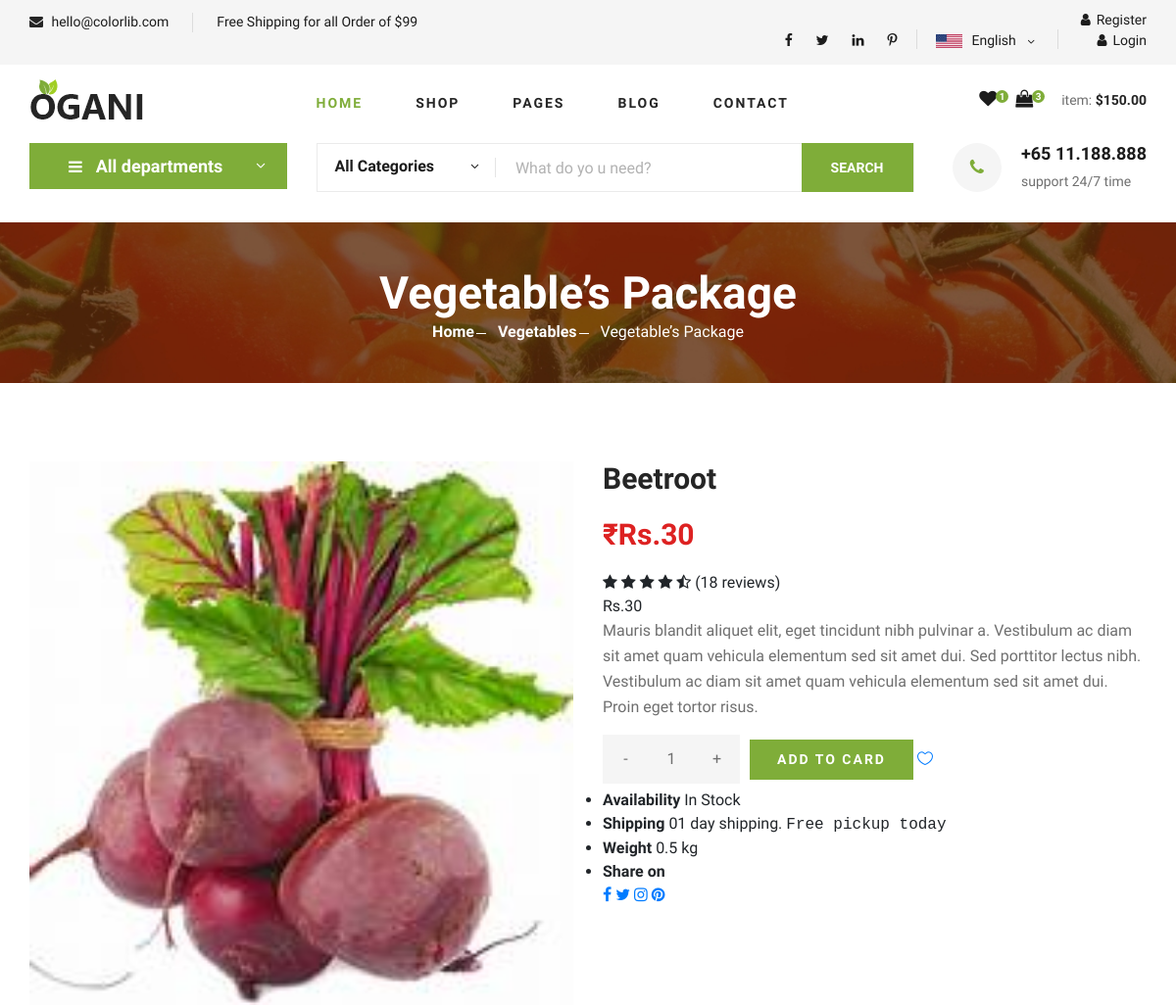
Page /details/1 (upper part) on the earlier database version.
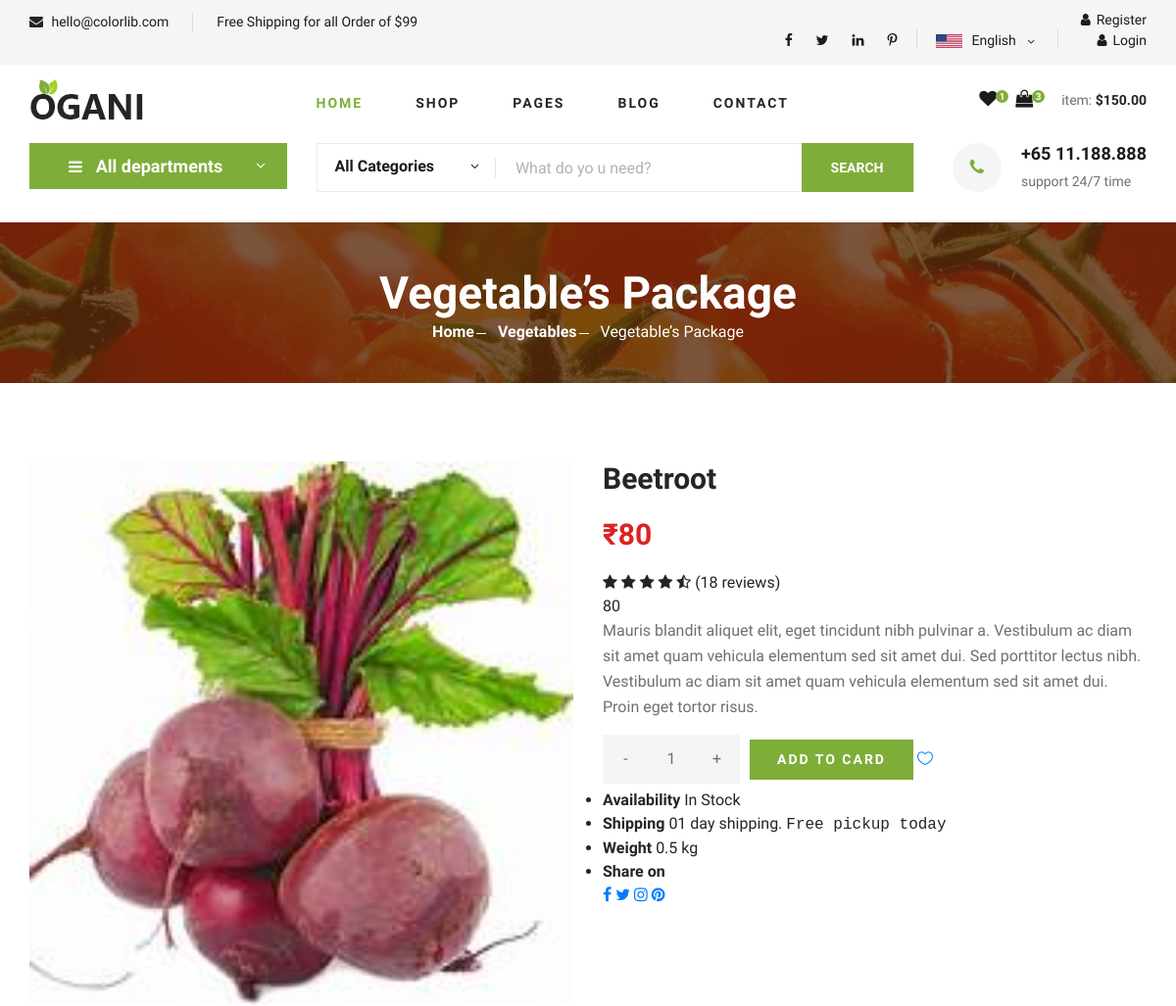
Same page on the later database version.
### myapp/models.py (models this page shows, shortened)
class product(models.Model):
    pname=models.CharField(max_length=30)
    price=models.IntegerField(max_length=20)
    image=models.ImageField(upload_to="image")
    department=models.ForeignKey(department,on_delete=models.CASCADE,blank=True,null=True)
    colorfilter=models.ForeignKey(colorfilter,on_delete=models.CASCADE,blank=True,null=True)
    size=models.ForeignKey(size,on_delete=models.CASCADE,blank=True,null=True)

### myapp/views.py (the view)
# urls.py: path('details/<int:id>', views.details, name='details'),
def details(request,id):
    uid=User.objects.all()
    col_id=colorfilter.objects.all()
    size_id=size.objects.all()
    pro_id=product.objects.get(id=id)
    contaxt={
        "uid":uid,
        "col_id":col_id,
        "size_id":size_id,
        "pro_id":pro_id
    }
    return render (request,"shopdetails.html",contaxt)

### myapp/templates/shopdetails.html (shortened to what the changed rows need)
{% extends "index.html" %}
{% load static %}
{% block content %}
    <section class="breadcrumb-section set-bg" data-setbg="static/img/breadcrumb.jpg">
        <div class="container">
            <div class="row">
                <div class="col-lg-12 text-center">
                    <div class="breadcrumb__text">
                        <h2>Vegetable’s Package</h2>
                    </div>
                </div>
            </div>
        </div>
    </section>
    <section class="product-details spad">
        <div class="container">
            <div class="row">
                <div class="col-lg-6 col-md-6">
                    <div class="product__details__pic">
                        <div class="product__details__pic__item">
                            <img class="product__details__pic__item--large"
                                src="{{pro_id.image.url}}" alt="">
                        </div>
                    </div>
                </div>
                <div class="col-lg-6 col-md-6">
                    <div class="product__details__text">
                        <h3>{{ pro_id.pname }}</h3>
                        <div class="product__details__price">₹{{ pro_id.price }}</div>
                            <i class="fa fa-star"></i>
                            <i class="fa fa-star"></i>
                            <i class="fa fa-star"></i>
                            <i class="fa fa-star"></i>
                            <i class="fa fa-star-half-o"></i>
                            <span>(18 reviews)</span>
                        </div>
                        <div class="product__details__price">{{pro_id.price}}</div>
                        <p>Mauris blandit aliquet elit, eget tincidunt nibh pulvinar a. Vestibulum ac diam sit amet quam
                            vehicula elementum sed sit amet dui. Sed porttitor lectus nibh. Vestibulum ac diam sit amet
                            quam vehicula elementum sed sit amet dui. Proin eget tortor risus.</p>
                        <div class="product__details__quantity">
                            <div class="quantity">
                            </div>
                        </div>
                        <a href="#" class="primary-btn">ADD TO CARD</a>
                        <a href="#" class="heart-icon"><span class="icon_heart_alt"></span></a>
                        <ul>
                            <li><b>Availability</b> <span>In Stock</span></li>
                            <li><b>Shipping</b> <span>01 day shipping. <samp>Free pickup today</samp></span></li>
                            <li><b>Weight</b> <span>0.5 kg</span></li>
                            <li><b>Share on</b>
                            </li>
                        </ul>
                    </div>
                </div>
            </div>
    </section>
{% endblock %}

Differences in the rows shown:
changed product "Beetroot": price "Rs.30" → "80"
